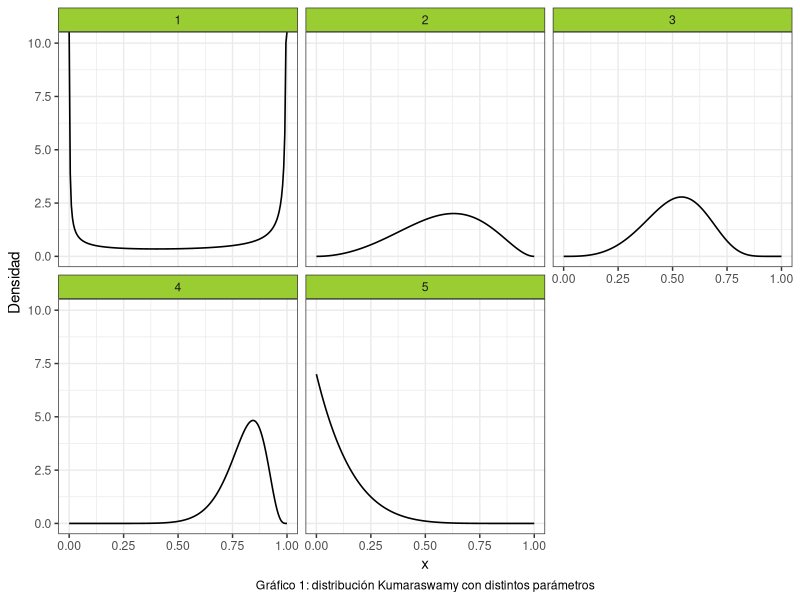

The R source for this figure:
## ---- chunk 1
#Librerias
library(ggplot2)
library(dplyr)
library(gridExtra)
set.seed(394)
## ---- chunk 2

cant_saltos <- 0

#Punto 1:
sample_mh <- function(d_objetivo, r_propuesta, d_propuesta, p_inicial, n) {
  muestras <- matrix(nrow = n, ncol = length(p_inicial))
  muestras[1, ] <- p_inicial
  
  for(i in 2:n) {
    p_actual <- muestras[i-1,]
    p_nuevo <- r_propuesta(p_actual)
    
    f_nuevo <- d_objetivo(p_nuevo)
    f_actual <- d_objetivo(p_actual)
    
    q_actual <- d_propuesta(p_actual, mean = p_nuevo)
    q_nuevo <- d_propuesta(p_nuevo, mean = p_actual)
    
    alpha <- min(1, (f_nuevo/f_actual)*(q_actual/q_nuevo))
    aceptar <- rbinom(1, 1, alpha)
    
    if(aceptar) { 
      muestras[i,] <- p_nuevo
      cant_saltos <- cant_saltos + 1
      
    } else {
      muestras[i,] <- p_actual
    }
  }
  
  if (ncol(muestras) == 1) {
    muestras <- as.vector(muestras)
  } 
  return(list(muestras=muestras,cant_saltos=cant_saltos))
}

## ---- chunk 3
#Punto 2
# Crear grilla para los valores de "x"
grid_n <- 200
x_grid <- seq(0, 1, length.out = grid_n)

kumaraswamy <- function(x, a, b){
  a*b*(x^(a-1))*((1-(x^a))^(b-1))
}

a <- c(0.2, 3, 4, 10, 1)
b <- c(0.2, 3, 9, 5, 7)

#Creamos un data frame para graficar la distribución de Kumaraswamy:

data1 <- data.frame(
  Funcion = rep(1:5, each = grid_n),
  Densidad = numeric(5 * grid_n),
  Grilla = rep(x_grid, times = 5)
) 

#Completamos el data frame con las densidades:
for(i in 1:5) {
    indices <- seq(from = 1 + (i - 1) * 200, to = 200 + (i - 1) * 200)
    data1$Densidad[indices] <- kumaraswamy(x_grid, a[i], b[i])
}



# Definimos etiquetas personalizadas para cada función
# etiq <- c(
#   "1" = "alpha = 0.2 , beta = 0.2",
#   "2" = "alpha = 3 , beta = 3",
#   "3" = "alpha = 4 , beta = 9",
#   "4" = "alpha = 10, beta = 5",
#   "5" = "alpha = 1, beta = 7"
# )

# Quiero que se vean alpha y beta como simbolos pero no me sale
etiq <- c(
  "1" = expression(alpha ~ " = 0.2," ~ beta ~ "= 0.2"),
  "2" = expression(alpha ~ " = 3," ~ beta ~ "= 3"),
  "3" = expression(alpha ~ " = 4," ~ beta ~ "= 9"),
  "4" = expression(alpha ~ " = 10," ~ beta ~ "5"),
  "5" = expression(alpha ~ " = 1," ~ beta ~ "= 7")
)

ggplot(data = data1, aes(x = Grilla, y = Densidad)) +
  geom_line(size = 0.55) +
  facet_wrap(~Funcion, labeller = labeller(Funcion = etiq)) +
  theme_bw() +
  labs(x = "x",
       caption = "Gráfico 1: distribución Kumaraswamy con distintos parámetros") + 
  theme(
    strip.background = element_rect(fill = "olivedrab3"),
    plot.caption = element_text(hjust = 0.5)
  )

## ---- chunk 4
#Punto 3
concentracion_3 <- c(4,10,20)
tabla_3 <- data.frame ( 
  concentracion = rep(concentracion_3, each = 5000),
  muestra = numeric(15000)
  )
tasa_3 <- numeric(3)

for (i in 1:3) {
#Funciones a usar
d_objetivo <- function(x) kumaraswamy(x, 6, 2)
d_propuesta <- function(x, mean) dbeta(x, shape1 = mean * concentracion_3[i], shape2 = (1-mean) * concentracion_3[i])
r_propuesta <- function(x) rbeta(1, shape1 = x * concentracion_3[i], shape2 = (1-x) * concentracion_3[i])
#Donde x hace referencia a mu
n_3 <- 5000
p_inicial <- rbeta(1,shape1=2,shape2=2)
funcion_3 <- sample_mh(d_objetivo, r_propuesta, d_propuesta, p_inicial, n_3)
indices <- seq(from = 1 + (i - 1) * 5000, to = 5000 + (i - 1) * 5000)
tabla_3$muestra[indices] <- funcion_3$muestras

tasa_3[i] <- funcion_3$cant_saltos/n_3
} 

plot_trace <- function(x){
  data.frame(x = seq_along(x), y = x) %>% 
    ggplot() +
    geom_line(aes(x = x, y = y))
}

grafico_3_1 <- plot_trace(tabla_3$muestra[1:5000])
grafico_3_2 <- plot_trace(tabla_3$muestra[5001:10000])
grafico_3_3 <- plot_trace(tabla_3$muestra[10001:15000])

plot_hist <- function(x, d_objetivo) {
  x_seq <- seq(min(x), max(x), length.out = n_3)
  df_hist <- data.frame(x = x)
  df_line <- data.frame(x = x_seq, y = d_objetivo(x_seq))
  
  ggplot(df_hist)+
    geom_histogram(aes(x = x, y =after_stat(density))) +
    geom_line(aes(x = x, y = y), data = df_line, color = "red")
}


grafico_3_4 <- plot_hist(tabla_3$muestra[1:5000],d_objetivo)
grafico_3_5 <- plot_hist(tabla_3$muestra[5001:10000],d_objetivo)
grafico_3_4 <- plot_hist(tabla_3$muestra[10001:15000],d_objetivo)

